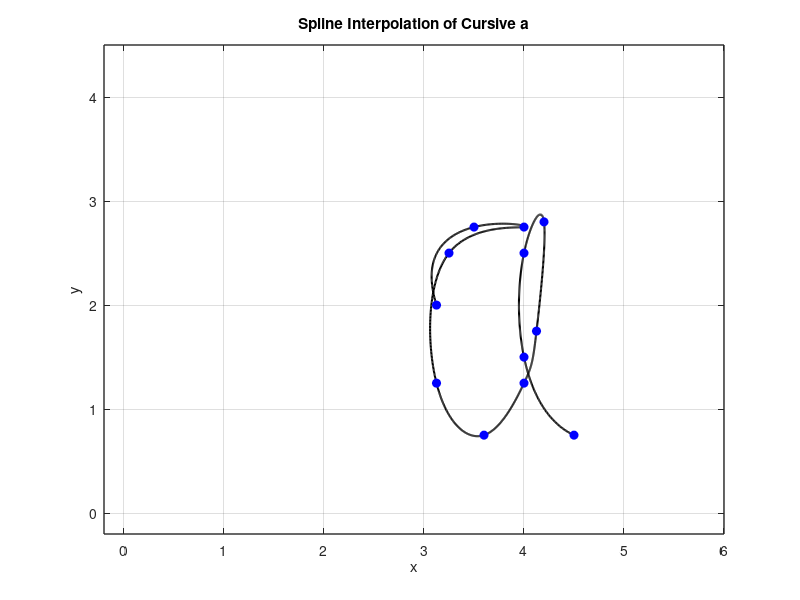

MATLAB code for this plot:
% Define data points for x and y coordinates
x=[3.125 3.50 4.00 3.25 3.125 3.60 4.00 4.125 4.20 4.0 4.0 4.50];
y=[2.000 2.75 2.75 2.50 1.250 0.75 1.25 1.750 2.80 2.5 1.5 0.75];

n=length(x);
t= 0:n-1; % Parametric coordinate t
tt= 0:0.01:n-1; % More dense coordinate tt for spline interpolation

% Compute spline interpolation
xx= spline(t,x,tt);
yy= spline(t,y,tt);

% Plot settings
figure(1)
plot(xx,yy,'k','Linewidth',1.5) % plot spline
hold on 
plot (x,y,'bo','MarkerFaceColor','b') % plot data points
axis([-0.2 6 -0.2 4.5])
grid on
title('Spline Interpolation of Cursive a')
xlabel('x')
ylabel('y')
set(gca,'FontSize',10,'LineWidth',1)
grid on